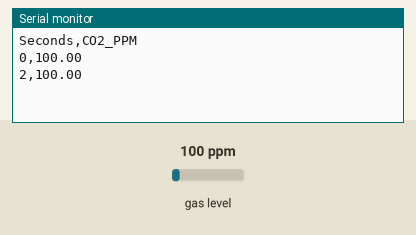
Recording of a sketch running on a simulated Arduino Uno, built with avr-gcc and run on an emulated ATmega328P. Parts: the last lines printed to the serial monitor. The inputs (shaded band) are chosen by the test bench; at power-on: gas level 100 ppm.

Above: at 2.8 s.
2.9 s: gas level set to 20 ppm
At 4.9 s:
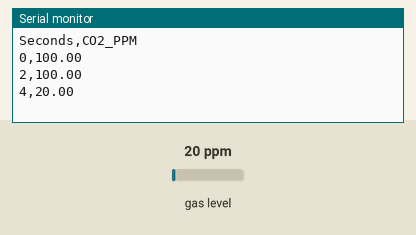
5.6 s: gas level set to 250 ppm
At 6.5 s:
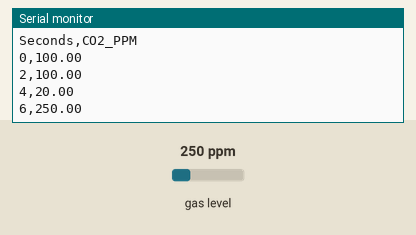
Timing chart, 0 to 8.6 s (numbered marks = the images above; inputs shaded):
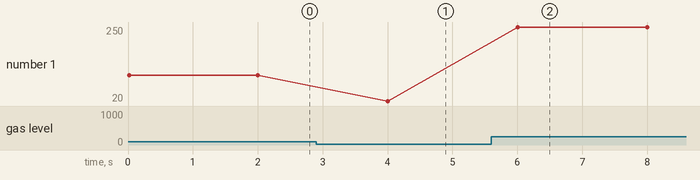

The sketch:

mq135.ino
```cpp
/**
 * MQ-135 CO2 Monitoring with MQUnifiedsensor
 * Outputs CSV: Seconds,CO2_PPM
 *
 * Sensor: MQ-135
 * Board: Arduino UNO
 * Author: Kurayi Chawatama (adapted)
 */

#include <MQUnifiedsensor.h>

#define Board "Arduino UNO"
#define Pin A0
#define Type "MQ-135"
#define Voltage_Resolution 5
#define ADC_Bit_Resolution 10
#define RatioMQ135CleanAir 3.6

MQUnifiedsensor MQ135(Board, Voltage_Resolution, ADC_Bit_Resolution, Pin, Type);

void setup() {
  Serial.begin(9600);
  Serial.println("Seconds,CO2_PPM");

  MQ135.setRegressionMethod(1); // Linear regression
  MQ135.setA(110.47);
  MQ135.setB(-2.862);
  MQ135.init();

  // Calibrate MQ-135 and calculate R0 value
  float calcR0 = 0;
  for (int i = 0; i < 10; i++) {
    MQ135.update();
    calcR0 += MQ135.calibrate(RatioMQ135CleanAir);
  }
  MQ135.setR0(calcR0 / 10);
}

void loop() {
  static unsigned long seconds = 0;
  MQ135.update();
  float co2_ppm = MQ135.readSensor();
  Serial.print(seconds);
  Serial.print(",");
  Serial.println(co2_ppm);
  seconds += 2;
  delay(2000);
}
```

Measured:
- after the input at 2.9 s, the serial monitor: prints a new line after 1.1 s (image 1)
- after the input at 5.6 s, the serial monitor: prints a new line after 0.40 s (image 2)
- plotted number 1: 100 → 20 after the input at 2.9 s, 20 → 250 after the input at 5.6 s
